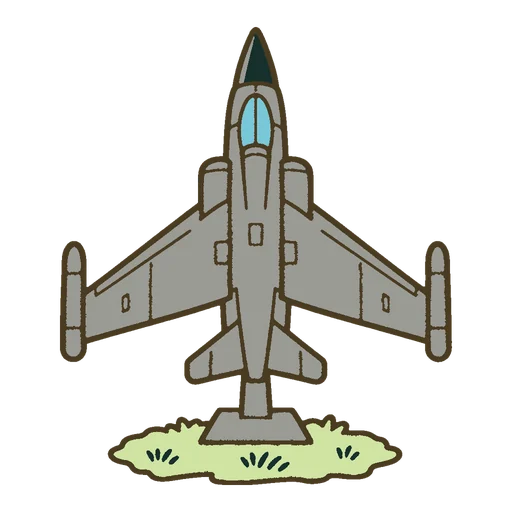
#> input picture cards/aircraft.webp, 512 x 512 px, given in place of logo-7-mirror.png, which was not available
$ python export-art.py
#> lines starting #> are read from the running program, lines starting #| are printed output that depends on the picture; pictures that were not available may be replaced by others from this repository, and a replacement may not be noted
# Copy the art masters in art/ to the files the game loads from public/.
# The logo becomes the app icons. A card illustration, a 1024 pixel PNG, becomes a 512 pixel WebP with transparency,
# which is about a twentieth of the size.
from pathlib import Path
from PIL import Image

root = Path(__file__).resolve().parent.parent
out = root / 'public/cards'
out.mkdir(parents=True, exist_ok=True)
logo = Image.open(root / 'art/logo/logo-7-mirror.png').convert('RGB')
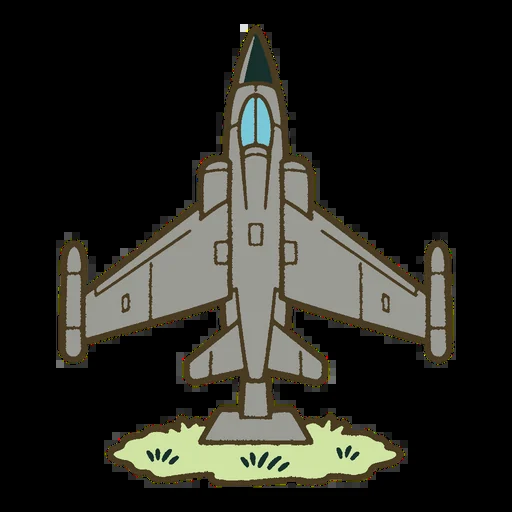
#> logo: PIL image 512x512 RGB; mean R, G, B 40.5, 40.3, 34.1
for name, size in (('icon-512.png', 512), ('icon-192.png', 192), ('apple-touch-icon.png', 180), ('favicon-32.png', 32)):
    logo.resize((size, size), Image.LANCZOS).save(root / 'public' / name, optimize=True)
#> this loop made 4 passes
#> pass 2, `logo.resize((size, size), Image.LANCZOS).save(root / 'public' / name, ..`:
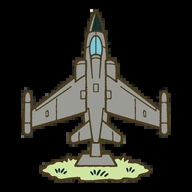
#> saved as icon-192.png: PIL image 192x192 RGB; mean R, G, B 40.5, 40.3, 34.1
# Android cuts a circle out of a maskable icon. The logo is 76 percent of this icon, on its own background colour,
# so that the three cards stay inside the safe circle (80 percent of the width).
maskable = Image.new('RGB', (512, 512), logo.getpixel((0, 0)))
#> maskable: PIL image 512x512 RGB; every value is 0
maskable.paste(logo.resize((390, 390), Image.LANCZOS), (61, 61))
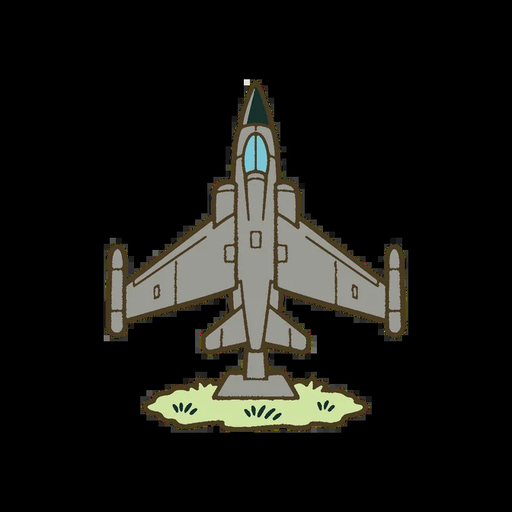
#> maskable: PIL image 512x512 RGB; mean R, G, B 23.5, 23.4, 19.8
maskable.save(root / 'public/icon-maskable-512.png', optimize=True)

total = 0
for src in sorted((root / 'art/cards').glob('*.png')):
    dst = out / f'{src.stem}.webp'
    Image.open(src).convert('RGBA').resize((512, 512), Image.LANCZOS).save(dst, quality=86, method=6)
    total += dst.stat().st_size
print(f'{len(list(out.glob("*.webp")))} images, {total // 1024} KB')

$ run again, on cards/attraction.webp
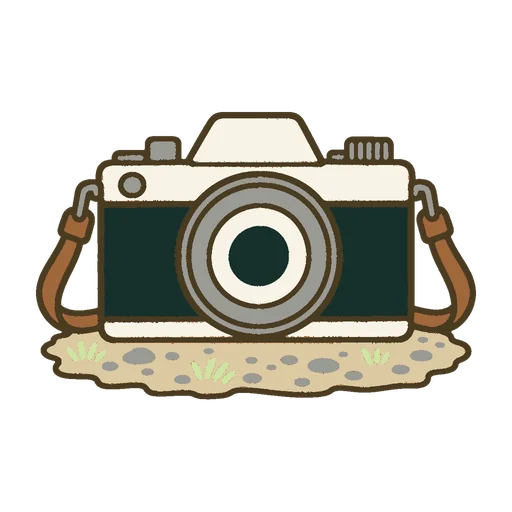
#> input picture cards/attraction.webp, 512 x 512 px, given in place of logo-7-mirror.png, which was not available
#> `logo = Image.open(root / 'art/logo/logo-7-mirror.png').convert('RGB')`:
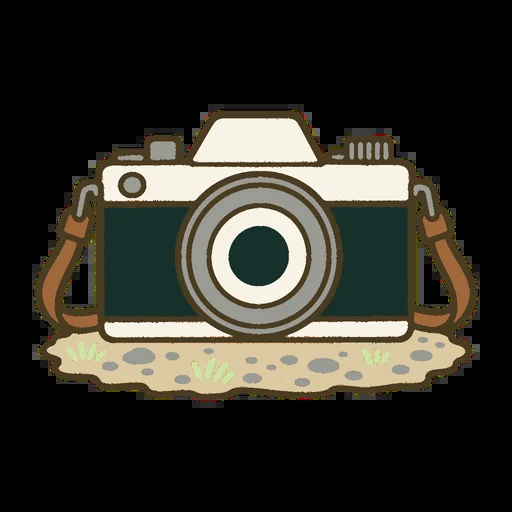
#> logo: PIL image 512x512 RGB; mean R, G, B 52.1, 50.1, 42.2
#> `maskable.paste(logo.resize((390, 390), Image.LANCZOS), (61, 61))`:
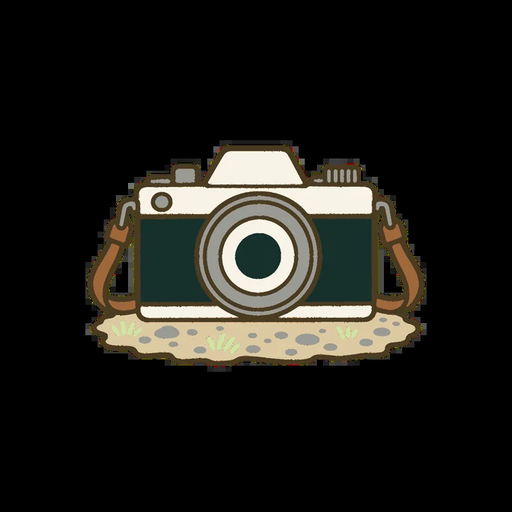
#> maskable: PIL image 512x512 RGB; mean R, G, B 30.2, 29.1, 24.5

$ run again, on cards/bandstand.webp
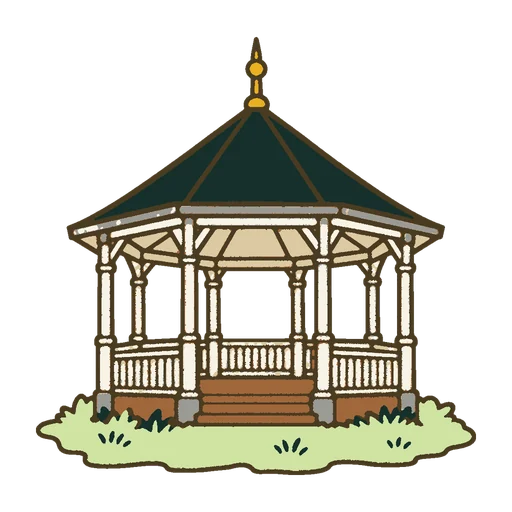
#> input picture cards/bandstand.webp, 512 x 512 px, given in place of logo-7-mirror.png, which was not available
#> `logo = Image.open(root / 'art/logo/logo-7-mirror.png').convert('RGB')`:
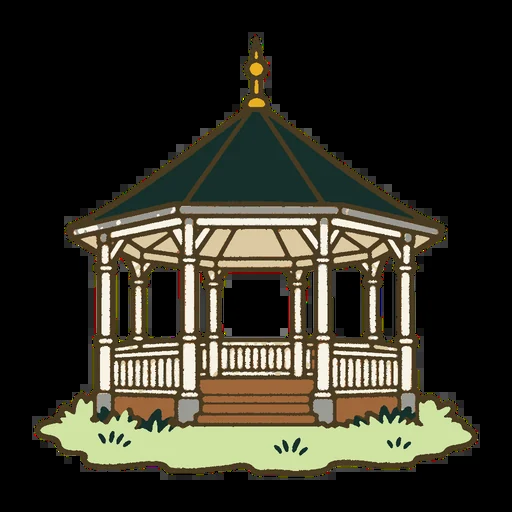
#> logo: PIL image 512x512 RGB; mean R, G, B 51.8, 49.7, 38.1
#> `maskable.paste(logo.resize((390, 390), Image.LANCZOS), (61, 61))`:
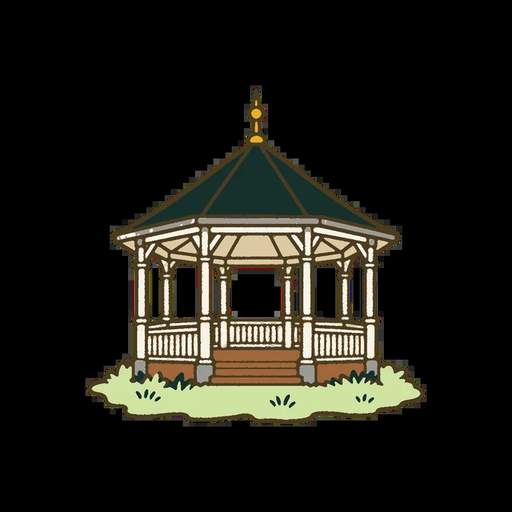
#> maskable: PIL image 512x512 RGB; mean R, G, B 30, 28.8, 22.1

$ run again, on cards/bathing_place.webp
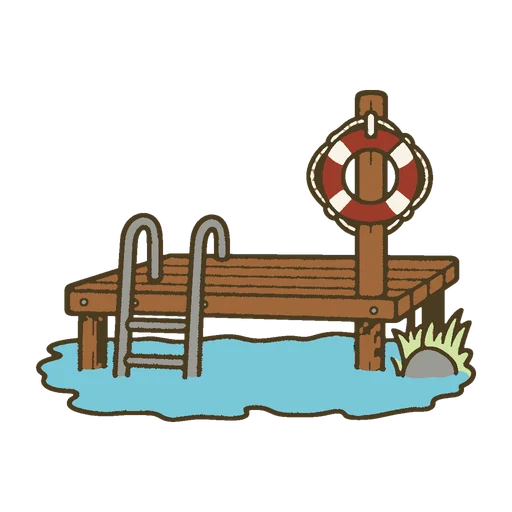
#> input picture cards/bathing_place.webp, 512 x 512 px, given in place of logo-7-mirror.png, which was not available
#> `logo = Image.open(root / 'art/logo/logo-7-mirror.png').convert('RGB')`:
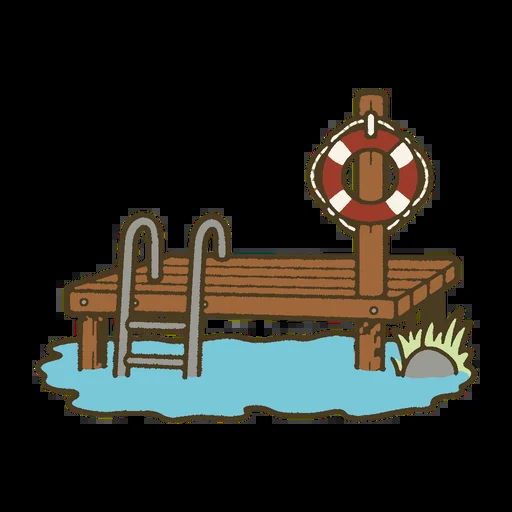
#> logo: PIL image 512x512 RGB; mean R, G, B 38.1, 38.3, 32.8
#> `maskable.paste(logo.resize((390, 390), Image.LANCZOS), (61, 61))`:
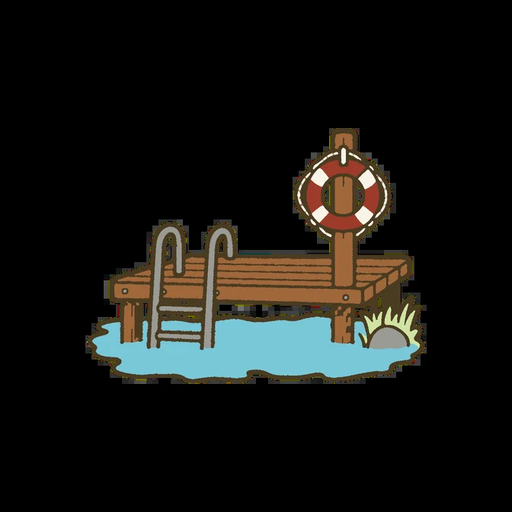
#> maskable: PIL image 512x512 RGB; mean R, G, B 22.1, 22.2, 19
